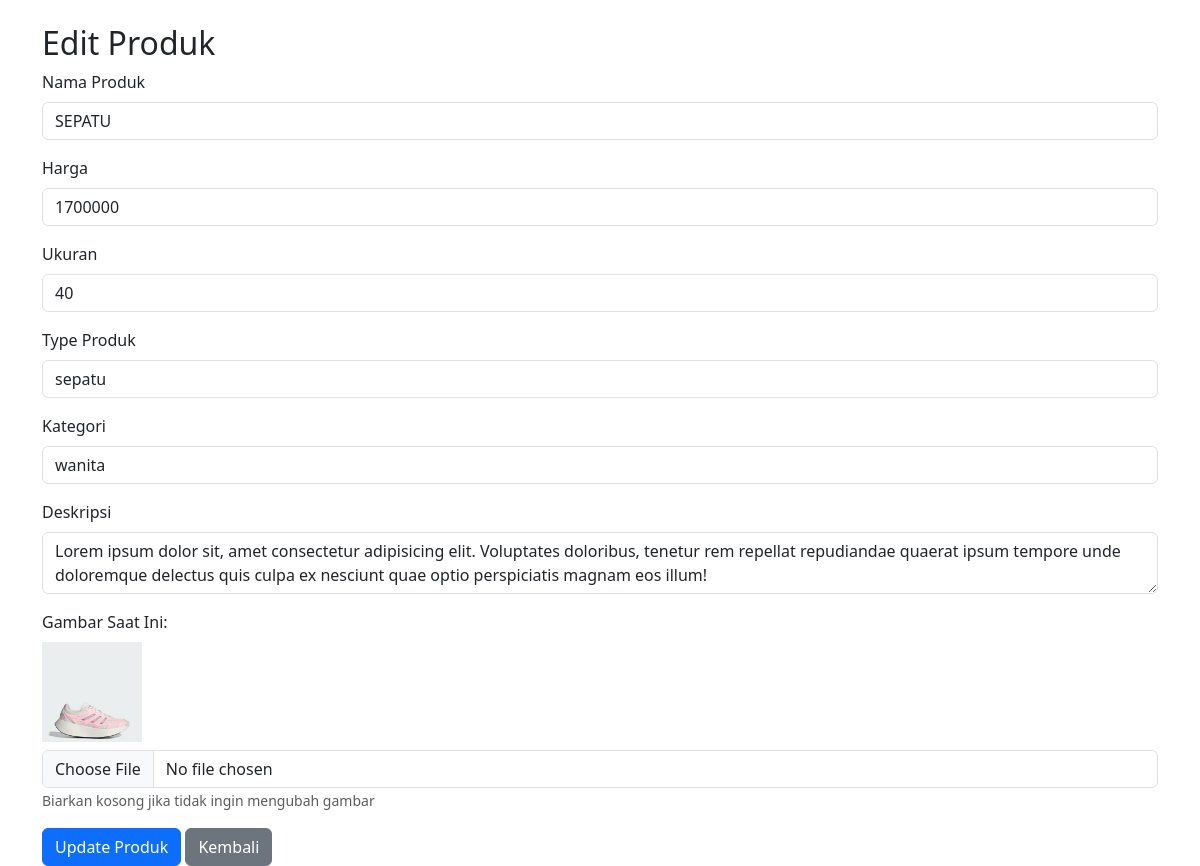
Before: /admin/page/produk/edit-produk.php?id=50 with the older database file.
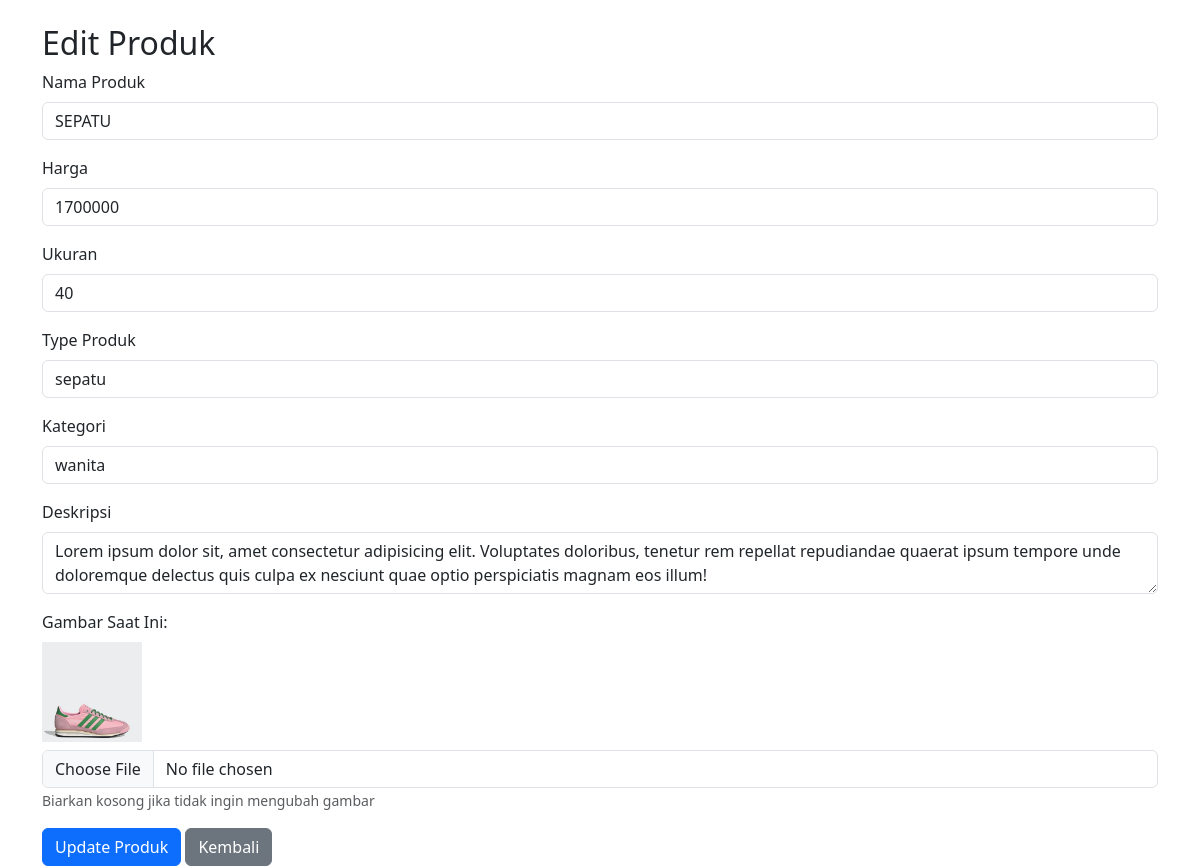
After: the same page with the newer database file.
### tables this page shows
CREATE TABLE `produk` (
  `id` int NOT NULL,
  `nama` varchar(255) NOT NULL,
  `harga` int NOT NULL,
  `ukuran` varchar(255) NOT NULL,
  `type` varchar(10) NOT NULL,
  `kategori` varchar(25) NOT NULL,
  `deskripsi` text NOT NULL,
  `image` varchar(255) NOT NULL
);

### model/database.php (called while the page is built, shortened)
<?php
class Koneksi
{
    public function getConnection()
    {
        $this->conn = mysqli_connect('localhost', 'root', '', 'db_mita');
        return $this->conn;
    }
}

### model/produk.php (called while the page is built, shortened)
<?php
require_once('database.php');
class Produk extends koneksi
{
    private $conn;
    public function __construct()
    {
        $this->conn = $this->getConnection();
    }
    public function getById($id)
    {
        $query = "SELECT * FROM produk WHERE id = ?";
        $stmt = $this->conn->prepare($query);
        $stmt->bind_param("i", $id);
        $stmt->execute();
        $result = $stmt->get_result();
        return $result->fetch_assoc();
    }
}

### admin/page/produk/edit-produk.php (the view, shortened to what this page needs)
<?php
require_once('../../../model/produk.php');
$produkModel = new Produk();
$id = $_GET['id'];
$produk = $produkModel->getById($id);
?>
<!DOCTYPE html>
<html>
<head>
    <link href="https://cdn.jsdelivr.net/npm/bootstrap@5.3.0/dist/css/bootstrap.min.css" rel="stylesheet">
</head>
<body>
    <div class="container mt-4">
        <h2>Edit Produk</h2>
        <form method="POST" enctype="multipart/form-data">
            <div class="mb-3">
                <label class="form-label">Nama Produk</label>
                <input type="text" name="nama" class="form-control" value="<?= $produk['nama'] ?>" required>
            </div>
            <div class="mb-3">
                <label class="form-label">Harga</label>
                <input type="number" name="harga" class="form-control" value="<?= $produk['harga'] ?>" required>
            </div>
            <div class="mb-3">
                <label class="form-label">Ukuran</label>
                <input type="text" name="ukuran" class="form-control" value="<?= $produk['ukuran'] ?>" required>
            </div>
            <div class="mb-3">
                <label class="form-label">Type Produk</label>
                <input type="text" name="type" class="form-control" value="<?= $produk['type'] ?>" required>
            </div>
            <div class="mb-3">
                <label class="form-label">Kategori</label>
                <input type="text" name="kategori" class="form-control" value="<?= $produk['kategori'] ?>" required>
            </div>
            <div class="mb-3">
                <label class="form-label">Deskripsi</label>
                <textarea name="deskripsi" id="deskripsi" class="form-control" required><?= $produk['deskripsi'] ?></textarea>
            </div>
            <div class="mb-3">
                <label class="form-label">Gambar Saat Ini:</label><br>
                <img src="images/<?= $produk['image'] ?>" width="100" class="mb-2">
                <input type="file" name="image" class="form-control">
                <small class="text-muted">Biarkan kosong jika tidak ingin mengubah gambar</small>
            </div>
            <button type="submit" name="update" class="btn btn-primary">Update Produk</button>
            <a href="<?= '../../dashboard.php?module=produk&page=daftar-produk' ?>" class="btn btn-secondary">Kembali</a>
        </form>
    </div>
</body>
</html>

Changed rows visible on the page:
changed produk "SEPATU": image: a different picture
